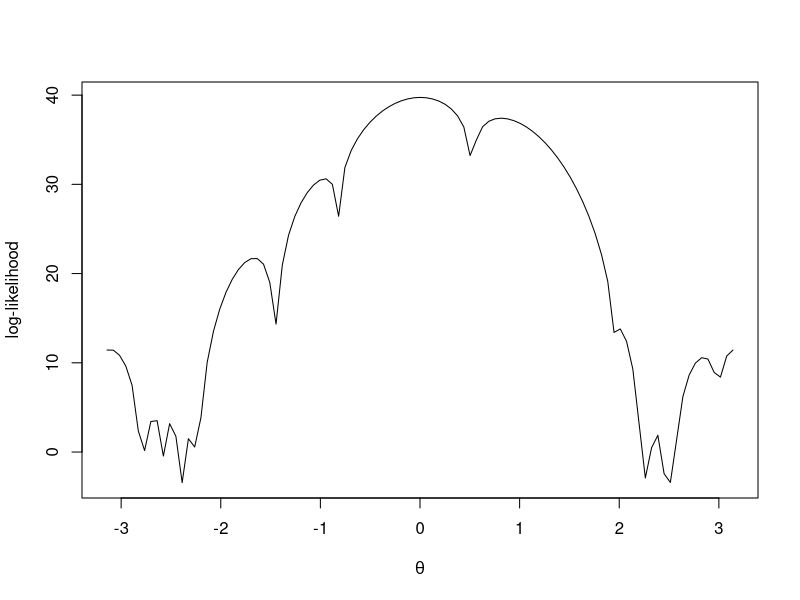

Here is the R script that generated this plot:
## ---- chunk 1
x <- c(3.91, 4.85, 2.28, 4.06, 3.70, 4.04, 5.46, 3.53, 2.28, 1.96,
       2.53, 3.88, 2.22, 3.47, 4.82, 2.46, 2.99, 2.54, 0.52)

loglikelihood <- function(theta){
  n <- length(x)
  s <- sum(log(1 - cos(x - theta))) + n * log(2 * pi)
  return(s)
}
loglikelihood <- Vectorize(loglikelihood)
curve(loglikelihood, -pi, pi, xlab = expression(theta), ylab = "log-likelihood")
## ---- chunk 2
theta_tilde <- asin(mean(x) - pi)
theta_tilde
## ---- chunk 3
lfd <- function(theta){
  sum(-sin(x-theta)/(1-cos(x-theta)))
}

lsd <- function(theta){
  sum((cos(x-theta) - (cos(x-theta))^2 - (sin(x-theta))^2)/(1-cos(x-theta))^2)
}

Newton <- function(init){
  theta0 <- init
  i <- 0
  diff <- 1
  msg <- "converge"
  while(abs(diff) > 0.0000001){
    lfd <- lfd(theta0)
    lsd <- lsd(theta0)
    diff <- (lfd/lsd)
    theta1 <- theta0 - diff
    theta0 <- theta1
    i <- i+1
    #cat(i)
    if(i >= 150){
      msg <- "Not converge"
      theta0 <- Inf
      break
    }
  }
  return(list(theta = theta0, itr = i, msg = msg))
}
Newton(theta_tilde)
## ---- chunk 4
Newton(-2.7)
Newton(2.7)
## ---- chunk 5
init <- seq(-pi, pi, length.out=200)
result <- NULL
for(initi in init){
  result <- rbind(result, c(initi, Newton(initi)$theta))
}
colnames(result) <- c("Initial_value", "theta_hat")
split(result, result[,2])
